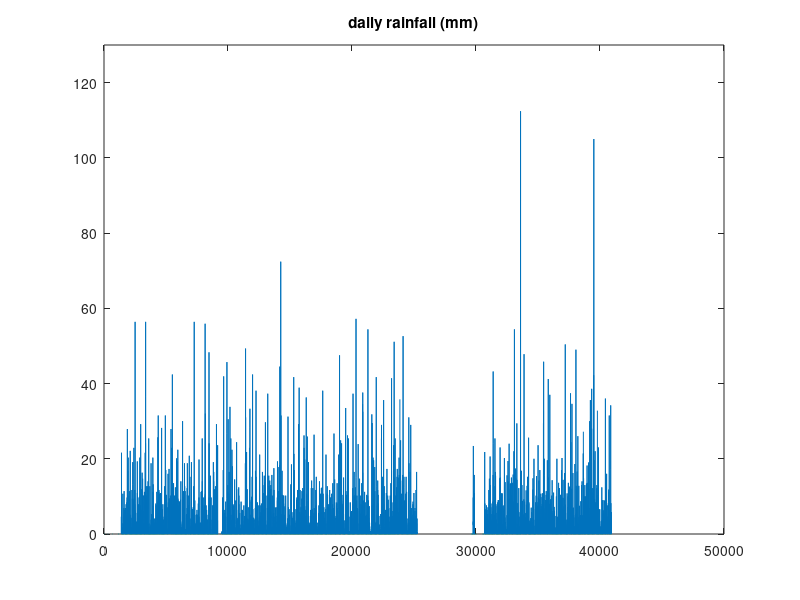
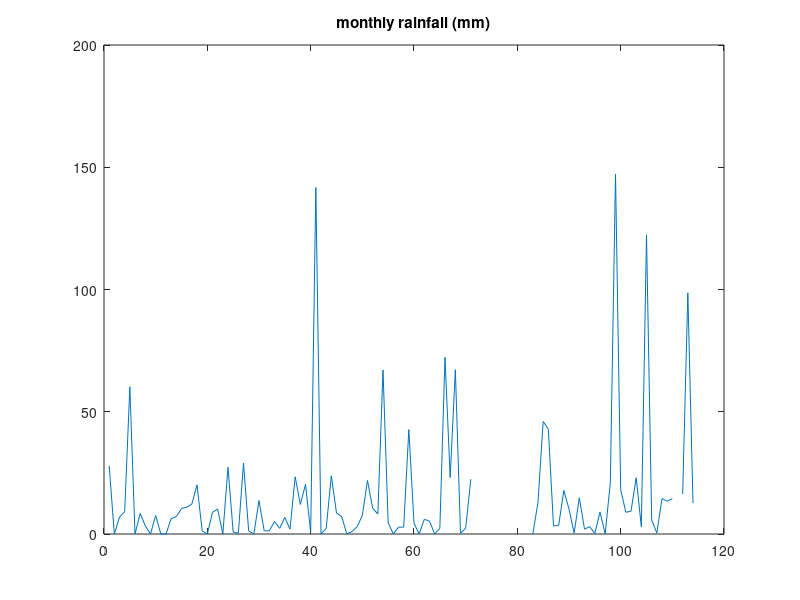

Here is the MATLAB script that generated these plots, in order: (Note: this script raises an error after producing the figures.)
% This script reads and plots some rainfall data and some netcdf data
% The original rain data (in .csv format) must have been filtered already by the
% script rain_filter.sh - The present script reads the filtered data in dat
% format
%
% Author: Lachlan Stoney lgstoney@student.unimelb.edu.au



% OPEN RAIN DATA


daily_data=importdata('mundrabilla/filtered_data/daily_filtered.dat');               % read filtered daily data
monthly_data=importdata('mundrabilla/filtered_data/jan_filtered.dat');       % read filtered monthly data



%  Plot daily data


dyear=daily_data(:,1);             % extract year info
drain=daily_data(:,4);             % extract rainfall data


figure(1);
plot(drain);    
ylim([0 130]);
title('daily rainfall (mm)')


% Plot monthly data 

myear=monthly_data(:,1);             % extract year info
mrain=monthly_data(:,3);             % extract rainfall data


figure(2);
plot(mrain);    
title('monthly rainfall (mm)')





% OPEN NETCDF DATA

netcdf_file='../ncep1/MSLP1/month_1slp.nc';

netcdf_data=ncread(netcdf_file,'slp');

y=ncread(netcdf_file,'lat');
x=ncread(netcdf_file,'lon');
t=ncread(netcdf_file,'time');

    

% plot first time point

time=11;
frame=netcdf_data(:,:,time);

figure();
contourf(x,y,frame',20,'linestyle','none');   % contour plot
c=colorbar;
xlabel('Longitude');
ylabel('Latitude');
ylabel(c,'Sea Level Pressure (hPa)');

% plot Region of Interest with coastline (this uses the custom package
% m_map)

figure()
m_proj('Hammer-Aitoff','lon',[50,210],'lat',[-50 10]);
m_coast('linewidth',1,'color','k');
m_grid;
hold on;
m_contourf(x,y,frame',20,'linestyle','none')
c=colorbar;
xlabel('Longitude');
ylabel('Latitude');
ylabel(c,'Sea Level Pressure (hPa)');


% calculate zonal means from netcdf data

band=zeros(numel(y));     % create empty matrix

for i=1:numel(y)         % loop through each latitude value
       
        band(i)=mean(netcdf_data(1:numel(x),i,time));   % calculate zonal means
       
end


figure();
plot(y,band)             % plot zonal means
ylim([980 1030])
ylabel('Zonal Mean Sea Level Pressure (hPa)');
xlabel('Latitude');
title( strcat('time=',num2str(time)) );
